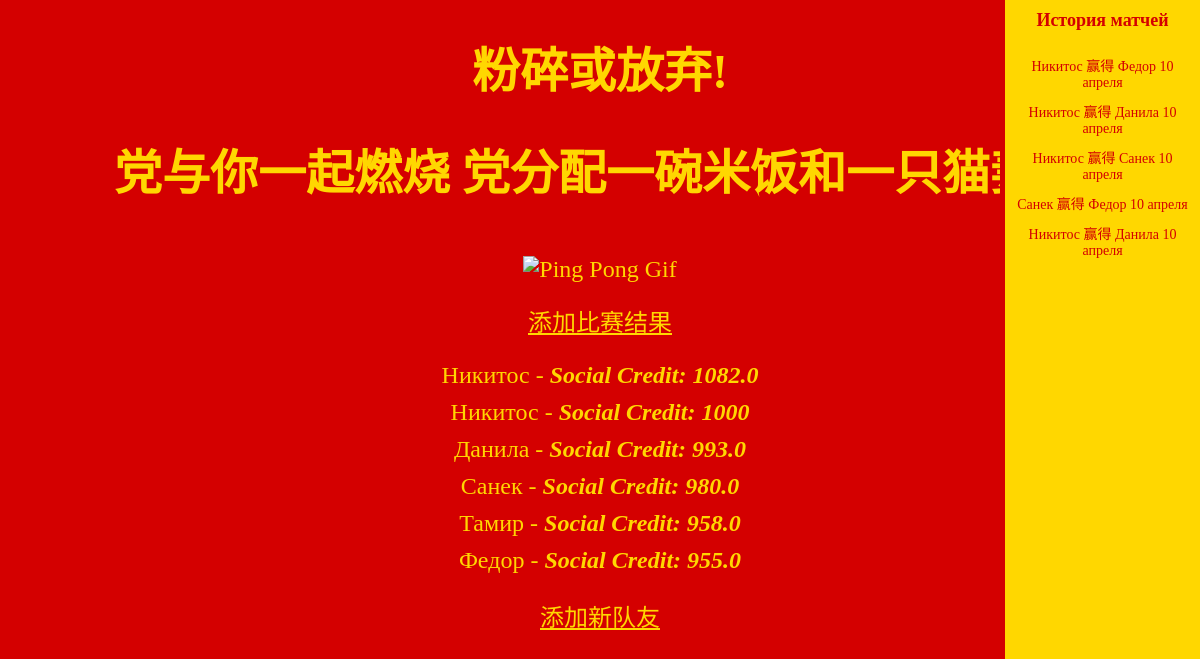
The page / on the database its author committed.
### tables this page shows
CREATE TABLE players (
            id INTEGER PRIMARY KEY,
            name TEXT NOT NULL,
            rating INTEGER NOT NULL DEFAULT 1000
        );

### app.py (the view)
@app.route('/', methods=['GET', 'POST'])
def index():
    conn = get_db_connection()
    players = conn.execute('SELECT * FROM players ORDER BY rating DESC').fetchall()
    players_dict = {player['id']: player['name'] for player in players}
    matches = conn.execute('SELECT * FROM matches').fetchall()
    print(matches)
    match_descriptions = []
    for match in matches:
        winner_name = players_dict.get(match['winner_id'])
        loser_name = players_dict.get(match['loser_id'])
        date = match['match_date']
        if date is not None:
            match_date_obj = datetime.strptime(match['match_date'], '%Y-%m-%d %H:%M:%S')
            match_date_formatted = match_date_obj.strftime('%-d %B').replace('January', 'января').replace('February', 'февраля').replace('March', 'марта').replace('April', 'апреля').replace('May', 'мая').replace('June', 'июня').replace('July', 'июля').replace('August', 'августа').replace('September', 'сентября').replace('October', 'октября').replace('November', 'ноября').replace('December', 'декабря')
            match_descriptions.append(winner_name + " " + "赢得" + " " + loser_name + " " + match_date_formatted)
        else:
            print("nodate")
    conn.close()
    return render_template('index.html', gif_url="https://media1.tenor.com/m/zhY9_LLI0xYAAAAd/forrest-gump-ping-pong.gif", players=players, matches=match_descriptions)

### app.py (called while the page is built)
def get_db_connection():
    conn = sqlite3.connect(DATABASE)
    conn.row_factory = sqlite3.Row
    return conn

### templates/index.html (shortened to what this page needs)
<!DOCTYPE html>
<html lang="en">
<head>
</head>
<body>
    <h1>粉碎或放弃!</h1>
    <h1>党与你一起燃烧 党分配一碗米饭和一只猫妻子</h1>
    <div>
        <img src="{{ gif_url }}" alt="Ping Pong Gif">
    </div>
    <a href="{{ url_for('match') }}">添加比赛结果</a>
    <ul>
        {% for player in players %}
            <li>{{ player.name }} - <span class="social-credit">Social Credit: {{ player.rating | round }}</span></li>
        {% endfor %}
    </ul>
    <div class="match-history">
        <h2>История матчей</h2>
        <ul>
            {% for match_description in matches %}
                <li>{{ match_description }}</li>
            {% endfor %}
        </ul>
    </div>
    <a href="{{ url_for('add_player') }}">添加新队友</a>
</body>
</html>

### templates/index.html (style rules this page uses)
body { background-color: #d40000; color: #ffd700; font-size: 24px; font-family: 'Times New Roman', serif; text-align: center; }
img { margin: 20px auto; width: 50%; }
a { color: #ffd700; }
ul { list-style-type: none; padding: 0; }
li { margin: 10px 0; }
.social-credit { font-weight: bold; font-style: italic; }
.match-history { position: fixed; top: 0; right: 0; width: 200px; height: 100%; overflow-y: auto; background-color: #ffd700; color: #d40000; padding: 10px; box-sizing: border-box; font-family: 'Times New Roman', serif; border-left: 5px solid #d40000; }
.match-history h2 { font-size: 18px; margin-top: 0; }
.match-history ul { padding: 0; }
.match-history li { list-style-type: none; font-size: 14px; margin-bottom: 5px; }

### rows shown on the page
players: name "Никитос", rating "1082.0"
players: name "Никитос", rating "1000"
players: name "Данила", rating "993.0"
players: name "Санек", rating "980.0"
players: name "Тамир", rating "958.0"
players: name "Федор", rating "955.0"

### other values the page prints
{{ match_description }} "Никитос 赢得 Федор 10 апреля" "Никитос 赢得 Данила 10 апреля" "Никитос 赢得 Санек 10 апреля" "Санек 赢得 Федор 10 апреля" "Никитос 赢得 Данила 10 апреля"
